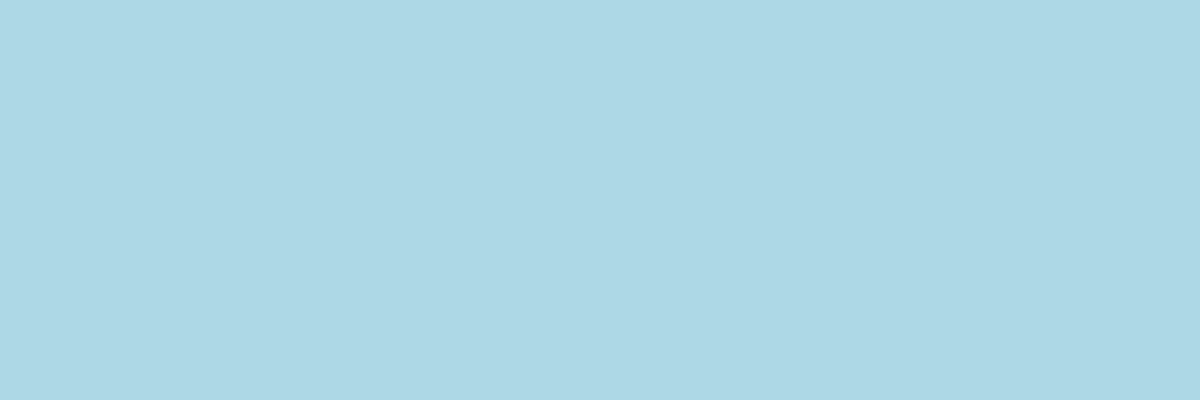
Frame 1 (no input)
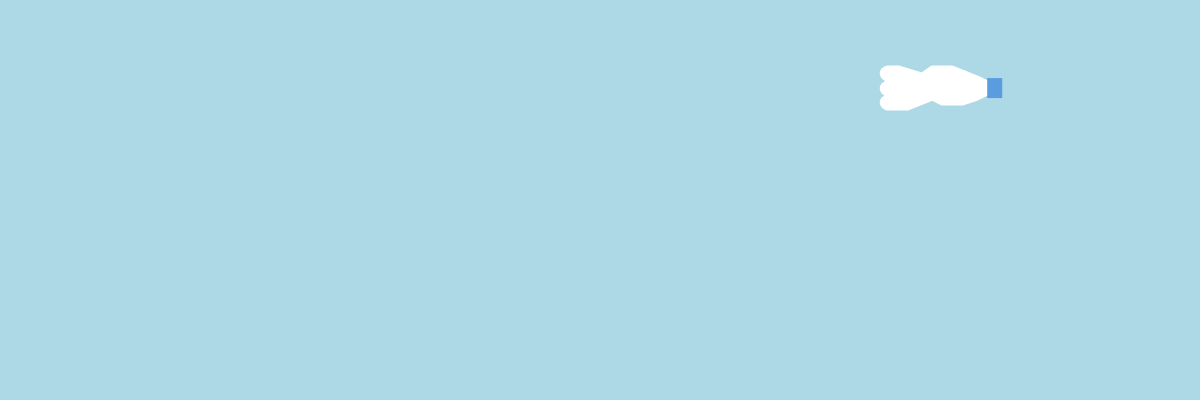
Frame 60 (no input)
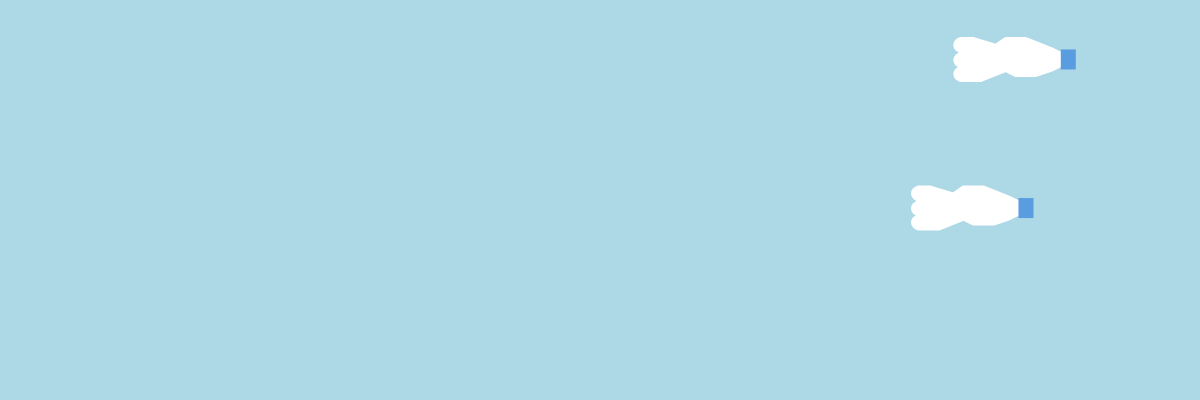
Frame 120 (the mouse pressed at the canvas centre since frame 60)

The p5.js sketch that drew these frames (run headless with seeded random() and noise() and a simulated clock; from frame 60 on, the mouse is pressed at the canvas centre):

// p5.js sketch
// ── sketch.js
let bottle;

function setup() {
  createCanvas(windowWidth, 400);
  bottle = new BOTTLE(random(width), -50);
  bottle2 = new BOTTLE(random(width), -200);
}

function draw() {
  background("lightblue");
  bottle.display();
  bottle.move();
  bottle.zigzag();
  bottle.fall();
  bottle.reappear();

  bottle2.display();
  bottle2.move();
  bottle2.zigzag();
  bottle2.fall();
  bottle2.reappear();
}

function mousePressed() {
  // Mouse clicks BOTTLE1
  if (
    mouseX > bottle.x &&
    mouseX < bottle.x + 100 &&
    mouseY > bottle.y &&
    mouseY < bottle.y + 40
  ) {
    // Disappear
    bottle.toggleVisibility();
  }
  
  //MOUSE CLICKS BOTTLE 2
   if (
    mouseX > bottle2.x &&
    mouseX < bottle2.x + 100 &&
    mouseY > bottle2.y &&
    mouseY < bottle2.y + 40
  ) {
    // Disappear
    bottle2.toggleVisibility();
  }
}

class BOTTLE {
  constructor(x, y) {
    this.x = x;
    this.y = y;
    this.xSpd = 0;
    this.ySpd = random(10);
    this.isVisible = true;
    // color
    this.r = 255;
    this.g = 255;
    this.b = 255;
  }

  fall() {
    this.ySpd = 2; // play with this number
  }

  move() {
    this.x += this.xSpd;
    this.y += this.ySpd;
  }

  zigzag() {
    this.x += sin(frameCount / 10) + 0.5;
  }

  reappear() {
    if (this.y > height) {
      this.x = random(width);
      this.y = -50;
    }
  }

  toggleVisibility() {
    this.isVisible = !this.isVisible;
  }

  display() {
    if (this.isVisible) {
      push();
      fill(this.r, this.g, this.b);
      noStroke();
      arc(this.x, this.y + 5.5, 15, 15, PI / 2, (3 * PI) / 2);
      arc(this.x, this.y + 20.5, 15, 15, PI / 2, (3 * PI) / 2);
      arc(this.x, this.y + 34.5, 15, 15, PI / 2, (3 * PI) / 2);

      stroke(this.r, this.g, this.b);
      strokeWeight(5);
      strokeJoin(ROUND);

      beginShape();
      vertex(this.x, this.y);
      vertex(this.x + 12, this.y);
      //vertex(this.x+15, this.y+5)
      //vertex(this.x + 30, this.y + 3);
      vertex(this.x + 35, this.y + 7);
      vertex(this.x + 45, this.y);
      vertex(this.x + 55, this.y);
      vertex(this.x + 65, this.y);
      vertex(this.x + 90, this.y + 10); // right top corner
      vertex(this.x + 100, this.y + 15);       
      vertex(this.x + 100, this.y + 20);       
      vertex(this.x + 100, this.y + 20);       
      vertex(this.x + 100, this.y + 25);       
      vertex(this.x + 90, this.y + 30); // bottom right
      vertex(this.x + 75, this.y + 35);
      vertex(this.x + 65, this.y + 35);
      vertex(this.x + 55, this.y + 35);
      vertex(this.x + 45, this.y + 30);
      vertex(this.x + 20, this.y + 40);
      vertex(this.x, this.y + 40); // bottom left
      endShape(CLOSE);
      
      noStroke()
      fill(90,156,224)
      rect(this.x+100,this.y+10,15,20)
      pop();
    }
  }
}
